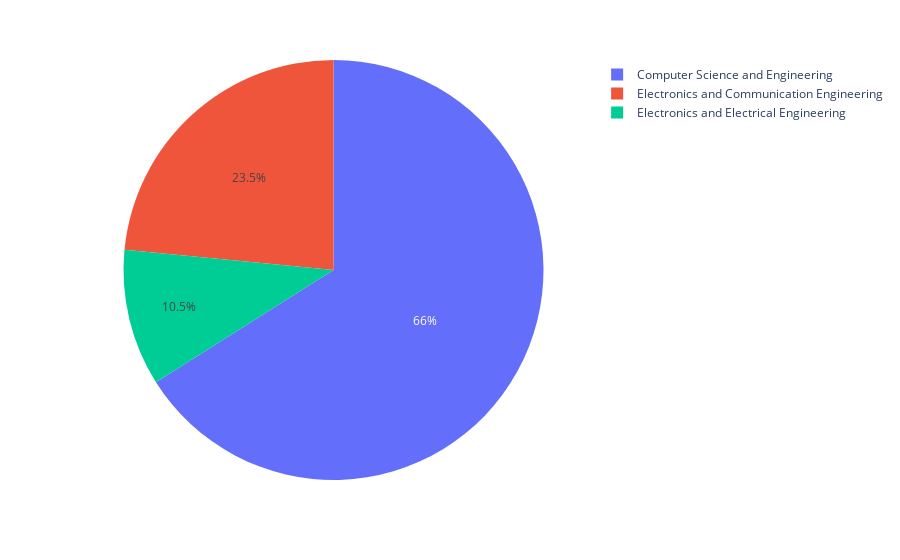

Notebook code for this chart:
### Code cell
fig=px.pie(values=df['Previous Geekions'],names=df["Department"])
fig.show()

### Figure 1 — Plotly figure (JSON) as saved in the notebook; plotly's stock layout.template omitted (floating-point values rounded to 4 significant figures)
{"data": [{"domain": {"x": [0, 1], "y": [0, 1]}, "hovertemplate": "label=%{label}<br>value=%{value}<extra></extra>", "labels": ["Computer Science and Engineering", "Computer Science and Engineering", "Computer Science and Engineering", "Computer Science and Engineering", "Computer Science and Engineering", "Computer Science and Engineering", "Electronics and Communication Engineering", "Computer Science and Engineering", "Electronics and Communication Engineering", "Computer Science and Engineering", "Electronics and Communication Engineering", "Computer Science and Engineering", "Computer Science and Engineering", "Computer Science and Engineering", "Electronics and Communication Engineering", "Computer Science and Engineering", "Computer Science and Engineering", "Electronics and Communication Engineering", "Electronics and Communication Engineering", "Computer Science and Engineering", "Computer Science and Engineering", "Electronics and Communication Engineering", "Computer Science and Engineering", "Computer Science and Engineering", "Computer Science and Engineering", "Electronics and Communication Engineering", "Computer Science and Engineering", "Electronics and Communication Engineering", "Computer Science and Engineering", "Computer Science and Engineering", "Computer Science and Engineering", "Computer Science and Engineering", "Electronics and Communication Engineering", "Computer Science and Engineering", "Computer Science and Engineering", "Electronics and Communication Engineering", "Computer Science and Engineering", "Computer Science and Engineering", "Computer Science and Engineering", "Electronics and Communication Engineering", "Computer Science and Engineering", "Computer Science and Engineering", "Electronics and Communication Engineering", "Electronics and Communication Engineering", "Computer Science and Engineering", "Computer Science and Engineering", "Electronics and Communication Engineering", "Electronics and Communication Engineering", "Computer Science and Engineering", "Electronics and Communication Engineering", "Electronics and Communication Engineering", "Electronics and Communication Engineering", "Electronics and Communication Engineering", "Electronics and Communication Engineering", "Electronics and Communication Engineering", "Electronics and Communication Engineering", "Computer Science and Engineering", "Electronics and Communication Engineering", "Electronics and Communication Engineering", "Computer Science and Engineering", "Electronics and Communication Engineering", "Computer Science and Engineering", "Computer Science and Engineering", "Electronics and Communication Engineering", "Electronics and Electrical Engineering", "Computer Science and Engineering", "Computer Science and Engineering", "Electronics and Communication Engineering", "Electronics and Communication Engineering", "Computer Science and Engineering", "Electronics and Communication Engineering", "Electronics and Electrical Engineering", "Electronics and Electrical Engineering", "Electronics and Communication Engineering", "Electronics and Electrical Engineering", "Electronics and Electrical Engineering", "Computer Science and Engineering", "Electronics and Electrical Engineering", "Electronics and Electrical Engineering", "Electronics and Electrical Engineering", "Electronics and Electrical Engineering", "Electronics and Electrical Engineering", "Electronics and Electrical Engineering", "Electronics and Electrical Engineering", "Electronics and Electrical Engineering", "Computer Science and Engineering", "Computer Science and Engineering", "Electronics and Communication Engineering", "Electronics and Electrical Engineering", "Computer Science and Engineering", "Computer Science and Engineering", "Electronics and Communication Engineering", "Electronics and Electrical Engineering", "Electronics and Electrical Engineering", "Computer Science and Engineering", "Computer Science and Engineering", "Electronics and Electrical Engineering", "Computer Science and Engineering", "Electronics and Communication Engineering", "Computer Science and Engineering", "Electronics and Communication Engineering", "Computer Science and Engineering", "Computer Science and Engineering", "Computer Science and Engineering", "Computer Science and Engineering", "Computer Science and Engineering", "Computer Science and Engineering", "Computer Science and Engineering", "Electronics and Communication Engineering", "Computer Science and Engineering", "Computer Science and Engineering", "Computer Science and Engineering", "Computer Science and Engineering", "Electronics and Communication Engineering", "Computer Science and Engineering", "Electronics and Communication Engineering", "Electronics and Communication Engineering", "Computer Science and Engineering", "Computer Science and Engineering"], "legendgroup": "", "name": "", "showlegend": true, "type": "pie", "values": [24500, 21740, 19680, 10610, 8980, 8200, 7750, 7020, 5860, 5500, 5400, 5380, 5280, 5120, 4800, 4600, 4510, 4370, 4320, 4090, 3915, 3665, 3460, 3280, 3200, 3200, 3110, 3000, 2570, 2410, 2360, 2260, 2240, 2160, 1910, 1910, 1900, 1880, 1880, 1740, 1680, 1580, 1580, 1440, 1350, 1320, 1240, 1130, 1100, 1020, 980, 950, 850, 800, 770, 760, 720, 690, 580, 490, 410, 380, 300, 270, 260, 200, 180, 170, 160, 120, 120, 120, 120, 100, 100, 60, 40, 40, 40, 0, 0, 0, 0, 0, 19400, 14150, 8790, 10040, 9150, 7210, 7250, 8650, 5180, 6170, 7470, 7670, 7340, 6400, 7170, 6280, 7310, 6710, 4800, 5300, 5290, 6060, 3910, 5200, 5050, 4050, 3860, 4170, 4020, 3220, 2380, 1890, 1720, 0, 0]}], "layout": {"legend": {"tracegroupgap": 0}, "margin": {"t": 60}}}
